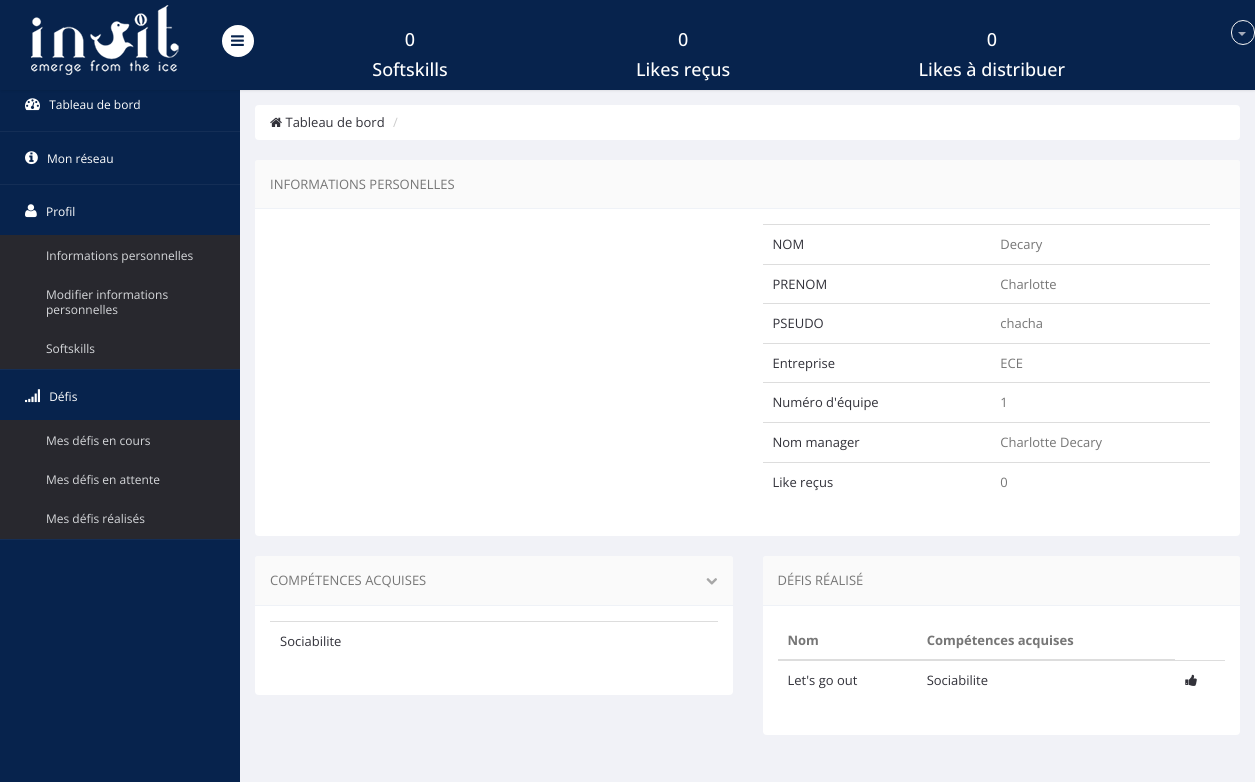
The page /profil_info.php?id=20 (signed in) on the database as committed earlier.
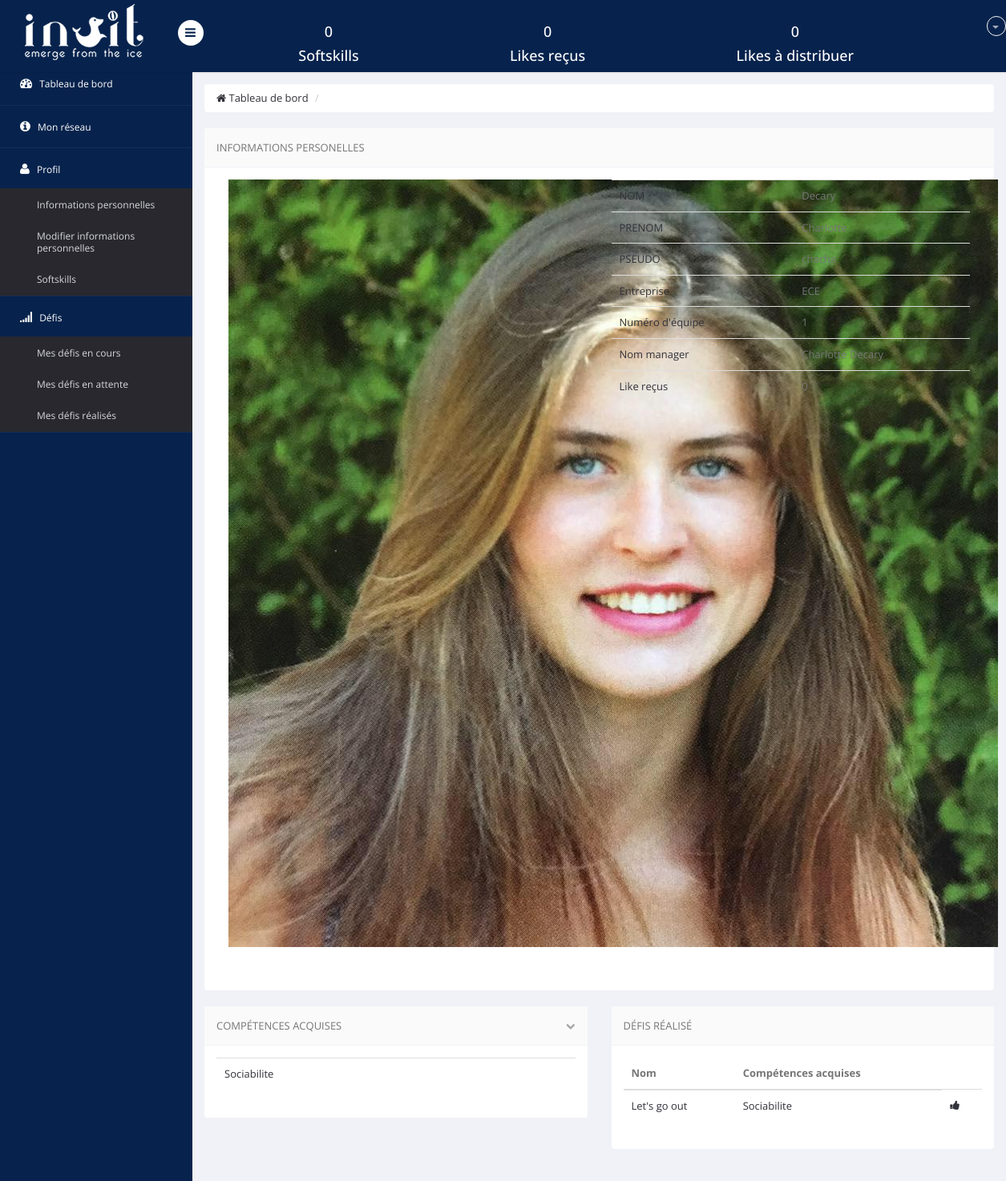
The same page on the database as committed later.
### tables this page shows
CREATE TABLE `informations` (
  `id` int(10) NOT NULL,
  `likes_recus` int(11) NOT NULL,
  `likes_distrib` int(11) NOT NULL DEFAULT '0',
  `defis_realises` varchar(255) NOT NULL,
  `defis_en_cours` varchar(255) NOT NULL,
  `defis_non_realises` varchar(255) NOT NULL,
  `defis_en_attente` varchar(255) NOT NULL,
  `entreprise` text NOT NULL,
  `equipe` int(11) NOT NULL,
  `type` set('employe','administrateur','manager') NOT NULL,
  `prenom` text NOT NULL,
  `nom` text NOT NULL,
  `competences` varchar(255) NOT NULL,
  `photo` varchar(100) NOT NULL DEFAULT 'user.png',
  `username` varchar(10) NOT NULL,
  `password` varchar(30) NOT NULL,
  `competences_acquises` varchar(255) NOT NULL,
  `date_ech_defis_en_cours` date DEFAULT NULL
);

CREATE TABLE `defis` (
  `id` int(11) NOT NULL,
  `nom` text NOT NULL,
  `resume` longtext NOT NULL,
  `competences_acquises` set('Optimisme','Confiance','Sociabilite','Empathie','Communication','Efficacite','Gestion_du_stress','Creativite','Audace','Motivation','Visualisation','Présence','Adaptabilite','Curiosite','Disponibilite') NOT NULL,
  `duree` int(11) NOT NULL,
  `importance` int(11) NOT NULL
);

### profil_info.php (the view, shortened to what this page needs)
<?php
require 'include/functions.php';
include("include/header.inc.php");
include("include/menu_haut.inc.php");
include("include/menu_gauche.inc.php");
$id=$_GET['id'];
require_once 'include/db.php';
$req=$pdo->prepare('SELECT * FROM informations WHERE id = ?');
      $req->execute([$id]);
      $mec=$req->fetch();
$req=$pdo->prepare('SELECT * FROM informations WHERE (entreprise=? AND equipe=? AND type=?)');
$req->execute([$mec->entreprise,$mec->equipe,"manager"]);
$manager=$req->fetch();
$req=$pdo->prepare('SELECT * FROM informations WHERE id = ?');
      $req->execute([$_SESSION['auth']->id]);
      $moi=$req->fetch();
$like_a_distrib=$moi->likes_distrib;
?>
  <body>
    <section id="main-content">
        <section class="wrapper">
        <div class="row">
                <div class="col-md-12">
                    <ul class="breadcrumb">
                        <li><a href="tableau_de_bord.php"><i class="fa fa-home"></i> Tableau de bord</a></li>
                        <li class="active"></li>
                    </ul>
                </div>
            </div>
            <div class="row">
              <div class="col-lg-12">
                <section class="panel">
                  <header class="panel-heading">
                    Informations personelles
                  </header>
                  <div class="panel-body">
                    <div class="col-lg-6">
                        <table class="table">
                            <tr>
                                  <img src=<?php echo("images/".$mec->photo)?> alt="">
                                  <br>
                                  <br>
                            </tr>
                        </table>
                    </div>
                    <div class="col-lg-6">
                        <table class="table">
                            <tr>
                                <td><a href="#">NOM</a></td>
                                <td>
                                    <?php echo($mec->nom)?>
                                </td>
                            </tr>
                            <tr>
                                <td><a href="#">PRENOM</a></td>
                                <td>
                                    <?php echo($mec->prenom)?>
                                </td>
                            </tr>
                            <tr>
                                <td><a href="#">PSEUDO</a></td>
                                <td><?php echo($mec->username)?>
                                </td>
                            </tr>
                            <tr>
                                <td><a href="#">Entreprise</a></td>
                                <td><?php echo($mec->entreprise)?>
                                </td>
                            </tr>
                            <tr>
                                <td><a href="#">Numéro d'équipe</a></td>
                                <td><?php echo($mec->equipe)?>
                                </td>
                            </tr>
                            <tr>
                                <td><a href="#">Nom manager</a></td>
                                <td><?php echo($manager->prenom.' '.$manager->nom)?>
                                </td>
                            </tr>
                            <tr>
                                <td><a href="#">Like reçus</a></td>
                                <td><?php echo($mec->likes_recus)?>
                                </td>
                            </tr>
                        </table>
                    </div>
                </div>
                 </section>
              </div>
            <div class="col-lg-6">
                <section class="panel">
                    <header class="panel-heading">
                        Compétences Acquises
                        <span class="tools pull-right">
                            <a href="javascript:;" class="fa fa-chevron-down"></a>
                         </span>
                    </header>
                    <div class="panel-body">
                        <table class="table  table-hover general-table">
                            <tbody>
                                    <?php $competences=$mec->competences_acquises;
                                    $comp=explode(",", $competences);
                                     if(!empty($competences)){
                                     foreach($comp as $c): ?>
                                       <tr>
                                       <td><a ><?php echo $c; ?></a></td>
                                        </tr>
                                    <?php endforeach;
                                    }
                                    else{?>
                                    <tr>
                                       <td><a >Pas de compétences acquises</a></td>
                                        </tr>
                                    <?php }?>
                                </tbody>
                        </table>
                    </div>
                </section>
            </div>
    <div class="col-lg-6">
                <section class="panel">
                    <header class="panel-heading">
                        Défis réalisé
                    </header>
                    <div class="panel-body">
                        <table class="table  table-hover general-table">
                            <thead>
                            <tr>
                                <th> Nom</th>                                <th>Compétences acquises</th>
                            </tr>
                            </thead>
                           <tbody>
                                <?php
                                $defis=$mec->defis_realises;
                                if(!empty($defis)){
                                    $int=explode(",", $defis);
                                    foreach($int as $def):
                                        $req=$pdo->prepare('SELECT * FROM defis WHERE id=?');
                                        $req->execute([$def]);
                                        $mon_def=$req->fetch();
                                        ?><tr>
                                          <td><a ><?php echo $mon_def->nom; ?></a></td>
                                          <td><a ><?php echo $mon_def->competences_acquises; ?></a></td>
                                          <?php if($like_a_distrib !='0'){?>
                                            <td><a href=<?php echo("liker_defis.php?id=".$id); ?>><i class="fa fa-thumbs-up"></i></a></td>
                                            <?php }?>
                                          </tr>
                                          <?php
                                    endforeach;
                                }else{?>
                                    <tr>
                                       <td><a >Pas de défis réalisés</a></td>
                                    </tr><?php
                                }?>
                            </tbody>
                        </table>
                    </div>
                </section>
            </div>
        </section>
    </section>
</section>
  </body>
</html>

### include/header.inc.php (shortened to what this page needs)
<!DOCTYPE html>
<html lang="en">
<head>
    <link href="css/bootstrap.min.css" rel="stylesheet">
    <link href="css/bootstrap-reset.css" rel="stylesheet">
    <link href="css/font-awesome/css/font-awesome.min.css" rel="stylesheet" />
    <link href="css/style.css" rel="stylesheet">
    <link href="css/style-responsive.css" rel="stylesheet" />
</head>

### include/menu_haut.inc.php (shortened to what this page needs)
<?php
require_once 'include/db.php';
    $req=$pdo->prepare('SELECT * FROM informations WHERE id = ?');
    $req->execute([$_SESSION['auth']->id]);
    $moi=$req->fetch();
    $nb_like_distrib=$moi->likes_distrib;
    $nb_like_recus=$moi->likes_recus;
    if($nb_like_recus==''){
        $nb_like_recus='0';
    }
    if($nb_like_distrib==''){
        $nb_like_distrib='0';
    }
    $competences=$moi->competences_acquises;
    if($competences!=''){
        $array_comp=explode(',', $competences);
        $nb_comp=count($array_comp);
    }
    else $nb_comp='0';
?>
<section id="container" >
<header class="header fixed-top clearfix">
<div class="brand">
      <a href="tableau_de_bord.php" class="logo">
      <img src="images/logo_inuit.png" alt="">
    </a>
    <div class="sidebar-toggle-box">
        <div class="fa fa-bars"></div>
    </div>
</div>
<div class="top-nav clearfix">
 <ul class="nav pull-left top-menu1">
<h4><?php echo $nb_comp ?></h4>
<h4>Softskills</h4>
</ul>
<ul class="nav pull-left top-menu2">
<h4><?php echo $nb_like_recus ?></h4>
<h4>Likes reçus </h4>
</ul>
<ul class="nav pull-left top-menu3">
<h4><?php echo $nb_like_distrib ?></h4>
<h4>Likes à distribuer</h4>
</ul>
    <ul class="nav pull-right top-menu">
        <li class="dropdown">
            <a data-toggle="dropdown" class="dropdown-toggle" href="modification_information.php">
                <b class="caret"></b>
            </a>
        </li>
    </ul>
</div>
</header>

### include/menu_gauche.inc.php
<?php
      $page = $_SERVER['REQUEST_URI'];
      $page = str_replace("/projet-ppe/", "",$page);
?>
<aside>
    <div id="sidebar" class="nav-collapse">
                    <div class="leftside-navigation">
            <ul class="sidebar-menu" id="nav-accordion">
            <li>
                <a href="tableau_de_bord.php" <?php if($page == "tableau_de_bord.php" ){echo 'class="active"';} ?>>
                    <i class="fa fa-dashboard"></i>
                    <span>Tableau de bord</span>
                </a>
            </li>
            <li class="sub-menu">
                <a href="liste_connexion.php" <?php if($page == "liste_connexion.php"){echo 'class="active"';} ?>>
                    <i class="fa fa-info-circle"></i>
                    <span>Mon réseau</span>
                </a>
            </li>
            <li class="sub-menu">
                <a href="javascript:;" <?php if($page == "modification_information.php" || $page=="modification_information_modif.php" || $page=="modification_information_competences.php"){echo 'class="active"';} ?>>
                    <i class="fa fa-user"></i>
                    <span>Profil</span>
                </a>
                <ul class="sub">
                    <li <?php if($page == "modification_information.php" ){echo 'class="active"';} ?>><a href="modification_information.php">Informations personnelles</a></li>
                </ul>
                <ul class="sub">
                    <li <?php if($page == "modification_information_modifs.php" ){echo 'class="active"';} ?>><a href="modification_information_modifs.php">Modifier informations personnelles</a></li>
                </ul>
                <ul class="sub">
                    <li <?php if($page == "modification_information_competences.php" ){echo 'class="active"';} ?>><a href="modification_information_competences.php">Softskills</a></li>
                </ul>
            </li>
            <li class="sub-menu">
                <a href="javascript:;" <?php if($page == "defis_en_cours.php" || $page=="defis_en_attente.php" || $page=="defis_realises.php"){echo 'class="active"';} ?>>
                    <i class="fa fa-signal"></i>
                    <span>Défis</span>
                </a>
                <ul class="sub">
                    <li <?php if($page == "defis_en_cours.php" ){echo 'class="active"';} ?>><a href="defis_en_cours".php">Mes défis en cours</a></li>
                </ul>
                <ul class="sub">
                    <li <?php if($page == "defis_en_attente.php" ){echo 'class="active"';} ?>><a href="defis_en_attente.php">Mes défis en attente</a></li>
                </ul>
                <ul class="sub">
                    <li <?php if($page == "defis_realises.php" ){echo 'class="active"';} ?>><a href="defis_realises".php">Mes défis réalisés</a></li>
                </ul>
            </li>
        </ul></div>
    </div>
</aside>

Rows that differ between the two databases and show on the page:
changed informations "Sociabilite": photo: picture added
